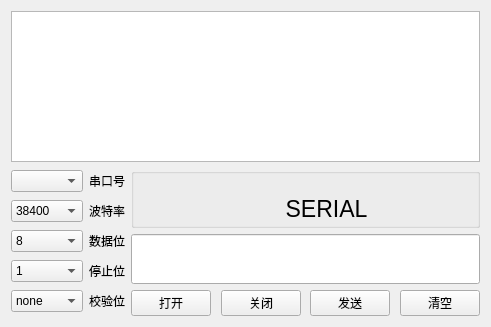
<?xml version="1.0" encoding="UTF-8"?>
<ui version="4.0">
 <class>Widget</class>
 <widget class="QWidget" name="Widget">
  <property name="geometry">
   <rect>
    <x>0</x>
    <y>0</y>
    <width>491</width>
    <height>327</height>
   </rect>
  </property>
  <property name="minimumSize">
   <size>
    <width>80</width>
    <height>60</height>
   </size>
  </property>
  <property name="windowTitle">
   <string>Widget</string>
  </property>
  <layout class="QGridLayout" name="gridLayout_2">
   <item row="0" column="0">
    <widget class="QPlainTextEdit" name="recvEdit">
     <property name="readOnly">
      <bool>true</bool>
     </property>
    </widget>
   </item>
   <item row="1" column="0">
    <layout class="QHBoxLayout" name="horizontalLayout">
     <item>
      <layout class="QGridLayout" name="gridLayout">
       <item row="0" column="0">
        <widget class="QComboBox" name="serialCb"/>
       </item>
       <item row="0" column="1">
        <widget class="QLabel" name="label">
         <property name="text">
          <string>串口号</string>
         </property>
         <property name="alignment">
          <set>Qt::AlignCenter</set>
         </property>
        </widget>
       </item>
       <item row="1" column="0">
        <widget class="QComboBox" name="baudrateCb">
         <property name="currentIndex">
          <number>1</number>
         </property>
         <item>
          <property name="text">
           <string>4800</string>
          </property>
         </item>
         <item>
          <property name="text">
           <string>38400</string>
          </property>
         </item>
         <item>
          <property name="text">
           <string>9600</string>
          </property>
         </item>
         <item>
          <property name="text">
           <string>115200</string>
          </property>
         </item>
        </widget>
       </item>
       <item row="1" column="1">
        <widget class="QLabel" name="label_2">
         <property name="text">
          <string>波特率</string>
         </property>
         <property name="alignment">
          <set>Qt::AlignCenter</set>
         </property>
        </widget>
       </item>
       <item row="2" column="0">
        <widget class="QComboBox" name="dataCb">
         <property name="currentIndex">
          <number>3</number>
         </property>
         <item>
          <property name="text">
           <string>5</string>
          </property>
         </item>
         <item>
          <property name="text">
           <string>6</string>
          </property>
         </item>
         <item>
          <property name="text">
           <string>7</string>
          </property>
         </item>
         <item>
          <property name="text">
           <string>8</string>
          </property>
         </item>
        </widget>
       </item>
       <item row="2" column="1">
        <widget class="QLabel" name="label_3">
         <property name="text">
          <string>数据位</string>
         </property>
         <property name="alignment">
          <set>Qt::AlignCenter</set>
         </property>
        </widget>
       </item>
       <item row="3" column="0">
        <widget class="QComboBox" name="stopCb">
         <item>
          <property name="text">
           <string>1</string>
          </property>
         </item>
         <item>
          <property name="text">
           <string>1.5</string>
          </property>
         </item>
         <item>
          <property name="text">
           <string>2</string>
          </property>
         </item>
        </widget>
       </item>
       <item row="3" column="1">
        <widget class="QLabel" name="label_4">
         <property name="text">
          <string>停止位</string>
         </property>
         <property name="alignment">
          <set>Qt::AlignCenter</set>
         </property>
        </widget>
       </item>
       <item row="4" column="0">
        <widget class="QComboBox" name="checkCb">
         <item>
          <property name="text">
           <string>none</string>
          </property>
         </item>
        </widget>
       </item>
       <item row="4" column="1">
        <widget class="QLabel" name="label_5">
         <property name="text">
          <string>校验位</string>
         </property>
         <property name="alignment">
          <set>Qt::AlignCenter</set>
         </property>
        </widget>
       </item>
      </layout>
     </item>
     <item>
      <layout class="QVBoxLayout" name="verticalLayout_2">
       <item>
        <widget class="QGroupBox" name="groupBox">
         <property name="minimumSize">
          <size>
           <width>80</width>
           <height>60</height>
          </size>
         </property>
         <property name="title">
          <string/>
         </property>
         <widget class="QLabel" name="label_6">
          <property name="geometry">
           <rect>
            <x>140</x>
            <y>30</y>
            <width>111</width>
            <height>21</height>
           </rect>
          </property>
          <property name="minimumSize">
           <size>
            <width>60</width>
            <height>0</height>
           </size>
          </property>
          <property name="font">
           <font>
            <pointsize>17</pointsize>
           </font>
          </property>
          <property name="text">
           <string>SERIAL</string>
          </property>
          <property name="alignment">
           <set>Qt::AlignCenter</set>
          </property>
         </widget>
        </widget>
       </item>
       <item>
        <widget class="QLineEdit" name="sendEdit">
         <property name="minimumSize">
          <size>
           <width>60</width>
           <height>50</height>
          </size>
         </property>
        </widget>
       </item>
       <item>
        <layout class="QHBoxLayout" name="horizontalLayout_6">
         <item>
          <widget class="QPushButton" name="openPb">
           <property name="text">
            <string>打开</string>
           </property>
          </widget>
         </item>
         <item>
          <spacer name="horizontalSpacer">
           <property name="orientation">
            <enum>Qt::Horizontal</enum>
           </property>
           <property name="sizeHint" stdset="0">
            <size>
             <width>18</width>
             <height>20</height>
            </size>
           </property>
          </spacer>
         </item>
         <item>
          <widget class="QPushButton" name="closePb">
           <property name="text">
            <string>关闭</string>
           </property>
          </widget>
         </item>
         <item>
          <spacer name="horizontalSpacer_2">
           <property name="orientation">
            <enum>Qt::Horizontal</enum>
           </property>
           <property name="sizeHint" stdset="0">
            <size>
             <width>18</width>
             <height>20</height>
            </size>
           </property>
          </spacer>
         </item>
         <item>
          <widget class="QPushButton" name="sendPb">
           <property name="text">
            <string>发送</string>
           </property>
          </widget>
         </item>
         <item>
          <spacer name="horizontalSpacer_3">
           <property name="orientation">
            <enum>Qt::Horizontal</enum>
           </property>
           <property name="sizeHint" stdset="0">
            <size>
             <width>18</width>
             <height>20</height>
            </size>
           </property>
          </spacer>
         </item>
         <item>
          <widget class="QPushButton" name="clearPb">
           <property name="text">
            <string>清空</string>
           </property>
          </widget>
         </item>
        </layout>
       </item>
      </layout>
     </item>
    </layout>
   </item>
  </layout>
 </widget>
 <layoutdefault spacing="6" margin="11"/>
 <resources/>
 <connections/>
</ui>
